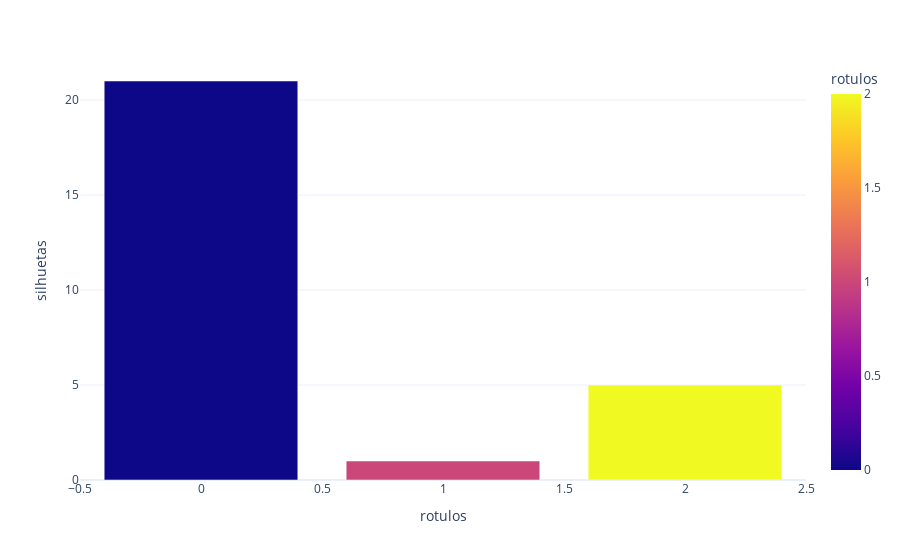

The cell this chart's notebook holds for it:
### Code cell
df=df.groupby("rotulos").count()
fig = px.bar(df_1, y="silhuetas",x="rotulos", color="rotulos")
fig

### Figure 1 — Plotly figure (JSON) as saved in the notebook; plotly's stock layout.template omitted (floating-point values rounded to 4 significant figures)
{"data": [{"alignmentgroup": "True", "hovertemplate": "rotulos=%{marker.color}<br>silhuetas=%{y}<extra></extra>", "legendgroup": "", "marker": {"color": [0, 1, 2], "coloraxis": "coloraxis", "pattern": {"shape": ""}}, "name": "", "offsetgroup": "", "orientation": "v", "showlegend": false, "textposition": "auto", "type": "bar", "x": [0, 1, 2], "xaxis": "x", "y": [21, 1, 5], "yaxis": "y"}], "layout": {"autosize": true, "barmode": "relative", "coloraxis": {"colorbar": {"title": {"text": "rotulos"}}, "colorscale": [[0, "#0d0887"], [0.1111, "#46039f"], [0.2222, "#7201a8"], [0.3333, "#9c179e"], [0.4444, "#bd3786"], [0.5556, "#d8576b"], [0.6667, "#ed7953"], [0.7778, "#fb9f3a"], [0.8889, "#fdca26"], [1, "#f0f921"]]}, "legend": {"tracegroupgap": 0}, "margin": {"t": 60}, "xaxis": {"anchor": "y", "autorange": true, "domain": [0, 1], "range": [-0.5, 2.5], "title": {"text": "rotulos"}, "type": "linear"}, "yaxis": {"anchor": "x", "autorange": true, "domain": [0, 1], "range": [0, 22.11], "title": {"text": "silhuetas"}, "type": "linear"}}}
